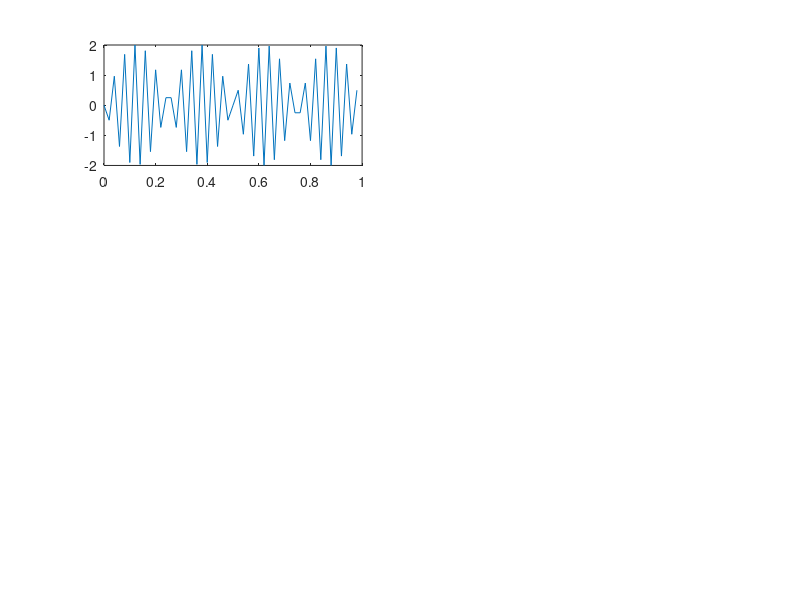

This chart was generated by the following MATLAB code: (Note: this script raises an error after producing the figure.)
%Ejercicio 8
Fm = 50;
t_ini = 0;
t_fin = 1;
T=1/Fm;
t=t_ini:T:t_fin-T;
N = length(t);
df= Fm/N;
freq = -Fm/2:df:Fm/2-df;

% A

s1=2*sin(2*pi*27*t);

subplot(3,2,1);
plot(t,s1);

fs1 = fftp(s1);

subplot(3,2,2);
plot(freq,fs1);

%La frecuencia que observo es 23 comparado con 27 de la original
%Si la frecuencia de nyquist (Fm/2) es 25 y 27 se pasa por 2 entonces se refleja para el lado contrario es 
%el effecto mirroring producido por el alias

% B Una formula para poder representar frecuencias y tener en cuenta que no se cumple nyquist puede ser
% freq = fm/2 - (fs - floor(2*fs/fm)*fm)
%Compruebo 

s2=2*sin(2*pi*105*t);

subplot(3,2,3);
plot(t,s2);

fs2 = fftp(s2);

subplot(3,2,4);
plot(freq,fs2);

%Con una frecuencia de 105 hz 

% C Y la amplitud?
% Una formula podria ser A-señal*(Fm/2)

s3=sin(2*pi*1*t);

subplot(3,2,5);
plot(t,s3);

fs3 = fftp(s3);

subplot(3,2,6);
plot(freq,fs3);
